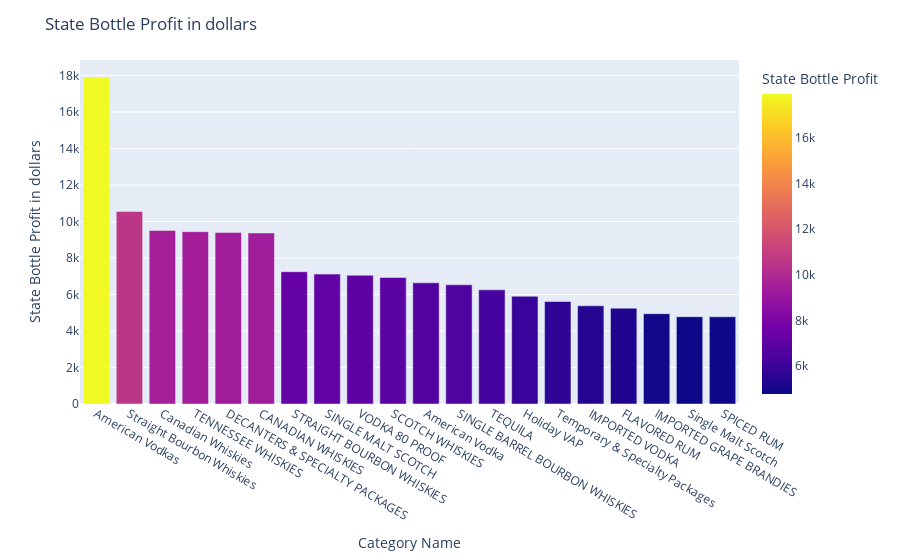

Notebook cell for this chart:
### Markdown cell above
### State Bottle Profit in dollars

### Code cell
df_bottle = df.groupby(['Category Name','Pack','Date'])['State Bottle Profit'].sum().groupby(['Category Name','Pack']).max().sort_values().groupby(['Category Name']).sum().sort_values(ascending=False)

top_bottle = pd.DataFrame(df_bottle)
top_bottle = pd.DataFrame(df_bottle.head(20))

fig_reg = px.bar(top_bottle,x=top_bottle.index, y='State Bottle Profit',color='State Bottle Profit')
fig_reg.update_layout(
    title="State Bottle Profit in dollars",
    xaxis_title=" Category Name",
    yaxis_title="State Bottle Profit in dollars",
    )
fig_reg.show()

### Figure 1 — Plotly figure (JSON) as saved in the notebook; plotly's stock layout.template omitted (floating-point values rounded to 4 significant figures)
{"data": [{"alignmentgroup": "True", "hovertemplate": "Category Name=%{x}<br>State Bottle Profit=%{marker.color}<extra></extra>", "legendgroup": "", "marker": {"color": [17910.0, 10550.0, 9511.0, 9445.0, 9396.0, 9372.0, 7249.0, 7118.0, 7053.0, 6932.0, 6642.0, 6532.0, 6257.0, 5903.0, 5617.0, 5381.0, 5254.0, 4948.0, 4783.0, 4780.0], "coloraxis": "coloraxis", "pattern": {"shape": ""}}, "name": "", "offsetgroup": "", "orientation": "v", "showlegend": false, "textposition": "auto", "type": "bar", "x": ["American Vodkas", "Straight Bourbon Whiskies", "Canadian Whiskies", "TENNESSEE WHISKIES", "DECANTERS & SPECIALTY PACKAGES", "CANADIAN WHISKIES", "STRAIGHT BOURBON WHISKIES", "SINGLE MALT SCOTCH", "VODKA 80 PROOF", "SCOTCH WHISKIES", "American Vodka", "SINGLE BARREL BOURBON WHISKIES", "TEQUILA", "Holiday VAP", "Temporary & Specialty Packages", "IMPORTED VODKA", "FLAVORED RUM", "IMPORTED GRAPE BRANDIES", "Single Malt Scotch", "SPICED RUM"], "xaxis": "x", "y": [17910.0, 10550.0, 9511.0, 9445.0, 9396.0, 9372.0, 7249.0, 7118.0, 7053.0, 6932.0, 6642.0, 6532.0, 6257.0, 5903.0, 5617.0, 5381.0, 5254.0, 4948.0, 4783.0, 4780.0], "yaxis": "y"}], "layout": {"barmode": "relative", "coloraxis": {"colorbar": {"title": {"text": "State Bottle Profit"}}, "colorscale": [[0, "#0d0887"], [0.1111, "#46039f"], [0.2222, "#7201a8"], [0.3333, "#9c179e"], [0.4444, "#bd3786"], [0.5556, "#d8576b"], [0.6667, "#ed7953"], [0.7778, "#fb9f3a"], [0.8889, "#fdca26"], [1, "#f0f921"]]}, "legend": {"tracegroupgap": 0}, "margin": {"t": 60}, "title": {"text": "State Bottle Profit in dollars"}, "xaxis": {"anchor": "y", "domain": [0, 1], "title": {"text": " Category Name"}}, "yaxis": {"anchor": "x", "domain": [0, 1], "title": {"text": "State Bottle Profit in dollars"}}}}
